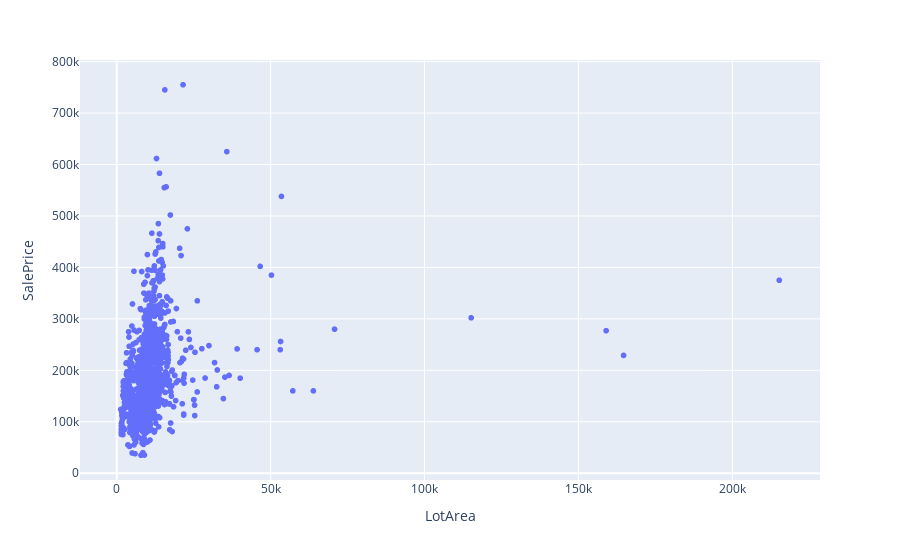

Notebook source saved alongside this figure:
### Code cell
# plot Scatter plot usig plotly
import plotly.express as px
fig = px.scatter(df, x="LotArea", y="SalePrice")
fig.show()

### Figure 1 — Plotly figure (JSON) as saved in the notebook; plotly's stock layout.template omitted (floating-point values rounded to 4 significant figures; data arrays with more than 128 entries replaced by an {"elided": "..."} marker saying what was removed)
{"data": [{"hovertemplate": "LotArea=%{x}<br>SalePrice=%{y}<extra></extra>", "legendgroup": "", "marker": {"color": "#636efa", "symbol": "circle"}, "mode": "markers", "name": "", "showlegend": false, "type": "scattergl", "x": {"elided": "2919 int values"}, "xaxis": "x", "y": {"elided": "2919 int values"}, "yaxis": "y"}], "layout": {"legend": {"tracegroupgap": 0}, "margin": {"t": 60}, "xaxis": {"anchor": "y", "domain": [0, 1], "title": {"text": "LotArea"}}, "yaxis": {"anchor": "x", "domain": [0, 1], "title": {"text": "SalePrice"}}}}
